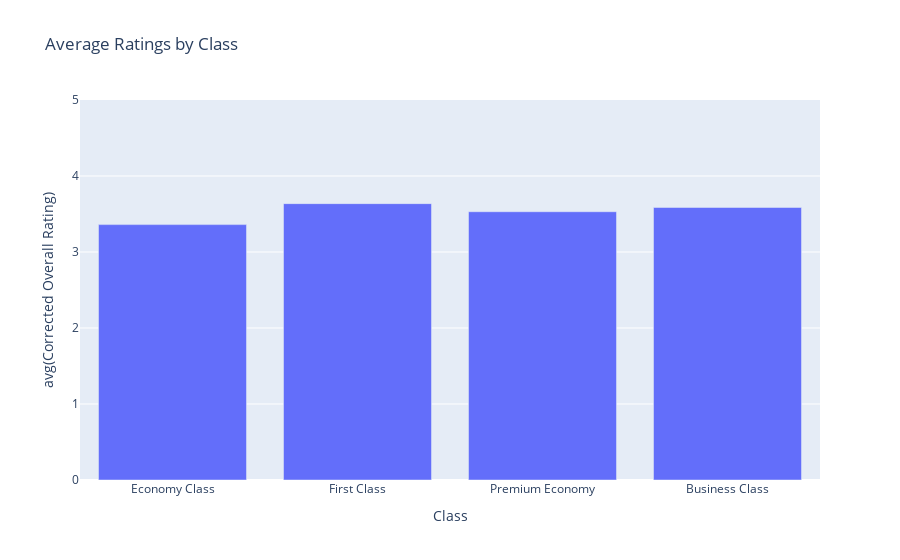

Write notebook code for a chart like this one.
### Code cell
# Calculate the average overall rating for each class
average_ratings_by_class = selected_df.groupBy("Class").avg("Corrected Overall Rating")

# Convert the DataFrame to Pandas
average_ratings_by_class_pd = average_ratings_by_class.toPandas()

# Create the bar chart
fig = px.bar(average_ratings_by_class_pd, x='Class', y='avg(Corrected Overall Rating)', title='Average Ratings by Class')

# Set the maximum scale of the y-axis to 5
fig.update_layout(yaxis_range=[0, 5])

# Show the bar chart
fig.show()

### Figure 1 — Plotly figure (JSON) as saved in the notebook; plotly's stock layout.template omitted (floating-point values rounded to 4 significant figures)
{"data": [{"alignmentgroup": "True", "hovertemplate": "Class=%{x}<br>avg(Corrected Overall Rating)=%{y}<extra></extra>", "legendgroup": "", "marker": {"color": "#636efa", "pattern": {"shape": ""}}, "name": "", "offsetgroup": "", "orientation": "v", "showlegend": false, "textposition": "auto", "type": "bar", "x": ["Economy Class", "First Class", "Premium Economy", "Business Class"], "xaxis": "x", "y": [3.36, 3.636, 3.53, 3.586], "yaxis": "y"}], "layout": {"barmode": "relative", "legend": {"tracegroupgap": 0}, "title": {"text": "Average Ratings by Class"}, "xaxis": {"anchor": "y", "domain": [0, 1], "title": {"text": "Class"}}, "yaxis": {"anchor": "x", "domain": [0, 1], "range": [0, 5], "title": {"text": "avg(Corrected Overall Rating)"}}}}
